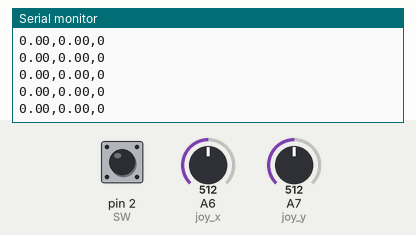
Simulated run of this sketch. Board: Arduino Nano, built with avr-gcc and run on an emulated ATmega328P. Shown: the last lines printed to the serial monitor. The test bench sets the inputs (shaded band); at power-on: A6 (joy_x) = 512, A7 (joy_y) = 512, pin 2 (SW) HIGH.

Above: at 1.2 s.
1.3 s: A6 (joy_x) set to 716
At 1.32 s:
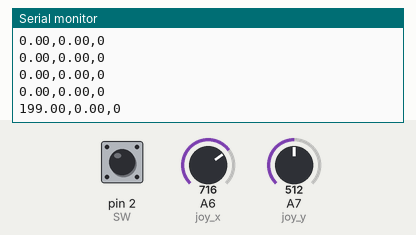
4.3 s: A7 (joy_y) set to 716
At 4.36 s:
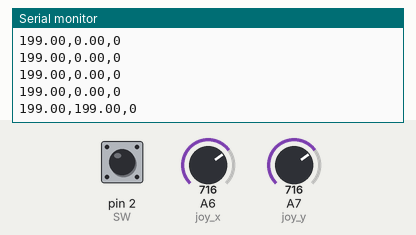
5.8 s: pin 2 (SW) pulled LOW for 0.15 s
At 5.88 s:
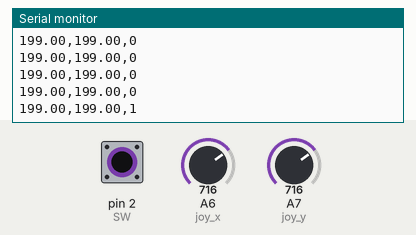
7.4 s: A6 (joy_x) set to 900
At 7.4 s:
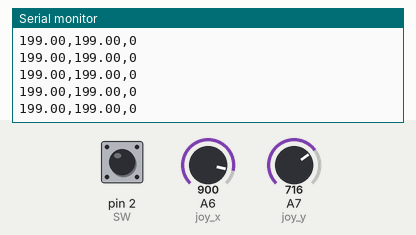
8.9 s: pin 2 (SW) pulled LOW for 1 s
At 9.02 s:
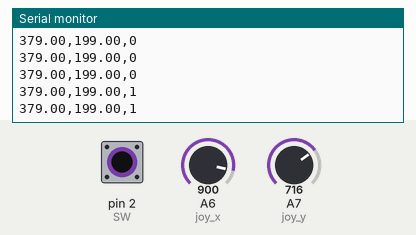
12.9 s: A7 (joy_y) set to 900
At 12.97 s:
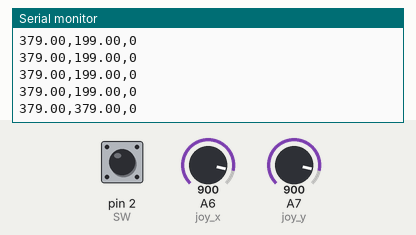
Timing chart, 0 to 15.4 s (numbered marks = the images above; inputs shaded):
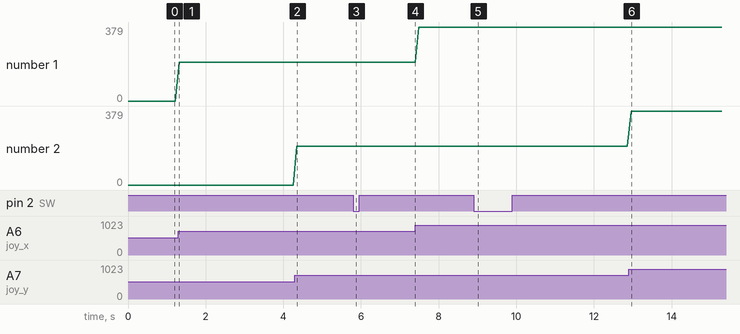

Measured:
- after the input at 1.3 s, the serial monitor: prints a new line at once (image 1)
- after the input at 4.3 s, the serial monitor: prints a new line after 0.05 s (image 2)
- after the input at 5.8 s, the serial monitor: prints a new line after 0.07 s (image 3)
- after the input at 8.9 s, the serial monitor: prints a new line at once (image 5)
- after the input at 12.9 s, the serial monitor: prints a new line after 0.06 s (image 6)
- plotted number 1: 0 → 199 after the input at 1.3 s, 199 → 379 after the input at 7.4 s

The sketch:

A2U.ino
```cpp
#include <Arduino_JSON.h>
#include <SPI.h>
#include <SD.h>

#define SW 2
#define joy_x A6
#define joy_y A7

void setup() {
  // Initialize serial communication
  Serial.begin(9600);

  // Open the data file in write mode

  // Initialize pins
  pinMode(SW, INPUT_PULLUP);
  pinMode(joy_x, INPUT);
  pinMode(joy_y, INPUT);
}

void loop() {
  // Read joystick values
  float joy_rx = analogRead(joy_x);
  float joy_ry = analogRead(joy_y);

  // Map joystick values to desired range
  joy_rx = map(joy_rx, 0, 1023, -500, 500);
  joy_ry = map(joy_ry, 0, 1023, -500, 500);

  // Print
  Serial.print(joy_rx);
  Serial.print(",");
  Serial.print(joy_ry);
  Serial.print(",");
  Serial.println(!digitalRead(SW));


  // Delay for stability
  delay(100);
}
```
